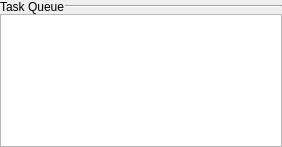
<?xml version="1.0" encoding="UTF-8"?>
<ui version="4.0">
 <class>TaskQueue</class>
 <widget class="QWidget" name="TaskQueue">
  <property name="geometry">
   <rect>
    <x>0</x>
    <y>0</y>
    <width>282</width>
    <height>147</height>
   </rect>
  </property>
  <property name="windowTitle">
   <string>Form</string>
  </property>
  <layout class="QGridLayout" name="gridLayout">
   <property name="leftMargin">
    <number>0</number>
   </property>
   <property name="topMargin">
    <number>0</number>
   </property>
   <property name="rightMargin">
    <number>0</number>
   </property>
   <property name="bottomMargin">
    <number>0</number>
   </property>
   <property name="spacing">
    <number>0</number>
   </property>
   <item row="1" column="0" colspan="2">
    <widget class="QListWidget" name="listWidget"/>
   </item>
   <item row="0" column="1">
    <widget class="Line" name="line">
     <property name="sizePolicy">
      <sizepolicy hsizetype="Expanding" vsizetype="Fixed">
       <horstretch>0</horstretch>
       <verstretch>0</verstretch>
      </sizepolicy>
     </property>
     <property name="orientation">
      <enum>Qt::Horizontal</enum>
     </property>
    </widget>
   </item>
   <item row="0" column="0">
    <widget class="QLabel" name="label">
     <property name="text">
      <string>Task Queue</string>
     </property>
    </widget>
   </item>
  </layout>
 </widget>
 <resources/>
 <connections/>
</ui>
